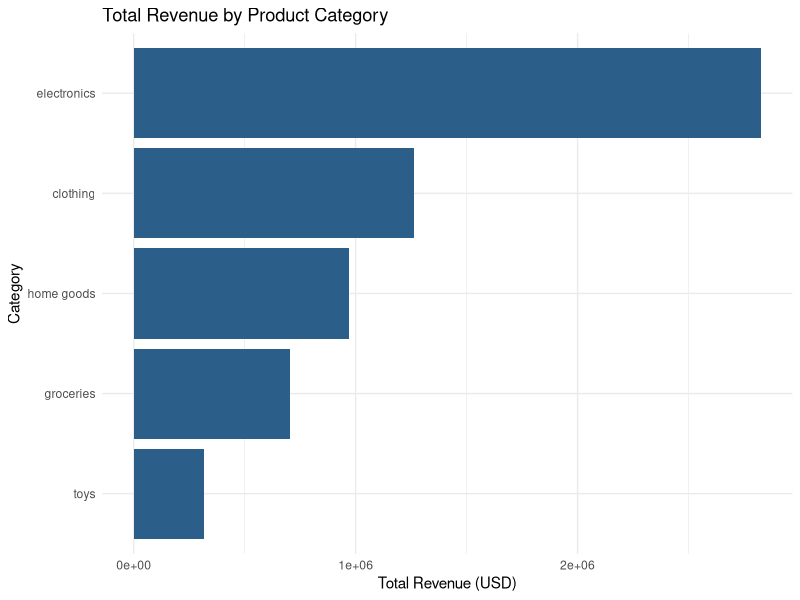
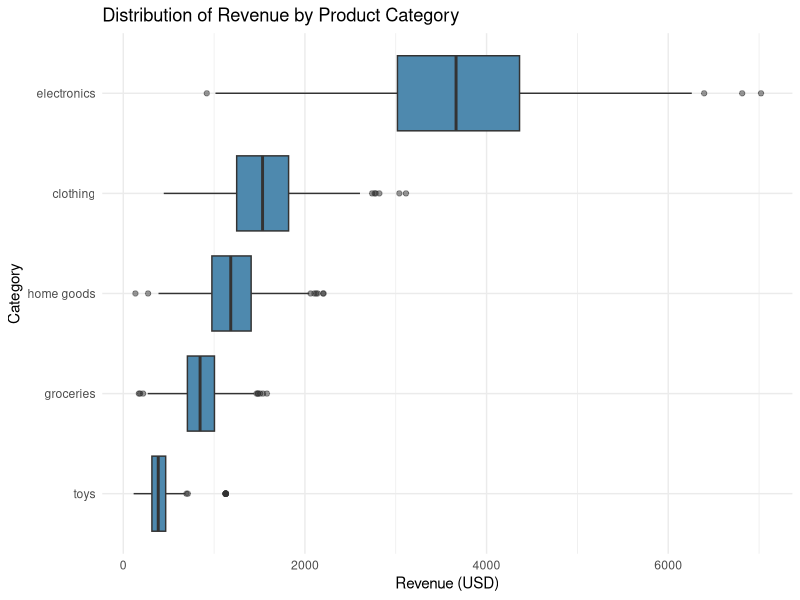

R code for these plots, in order:
## ---- chunk 1
#| message: false
library(tidyverse)

sales <- read_csv("retail_sales.csv", show_col_types = FALSE)
glimpse(sales)
## ---- chunk 2
sales |>
  summarise(
    missing_units_sold = sum(is.na(units_sold)),
    missing_revenue = sum(is.na(revenue))
  )
## ---- chunk 3
sales_clean <- sales |>
  distinct() |>
  mutate(
    units_sold = if_else(
      is.na(units_sold),
      median(units_sold, na.rm = TRUE),
      as.numeric(units_sold)
    ),
    revenue = if_else(
      is.na(revenue),
      median(revenue, na.rm = TRUE),
      as.numeric(revenue)
    ),
    category_clean = category |>
      str_to_lower() |>
      str_replace_all("_", " ") |>
      str_squish() |>
      str_replace_all("\\bcloth ing\\b", "clothing")
  )

distinct(sales_clean, category_clean)
## ---- chunk 4
rev_by_store <- sales_clean |>
  group_by(store) |>
  summarise(total_revenue = sum(revenue, na.rm = TRUE), .groups = "drop") |>
  arrange(desc(total_revenue))

rev_by_store
## ---- chunk 5
rev_by_category <- sales_clean |>
  group_by(category_clean) |>
  summarise(total_revenue = sum(revenue, na.rm = TRUE), .groups = "drop") |>
  arrange(desc(total_revenue))

rev_by_category
## ---- chunk 6
ggplot(
  rev_by_category,
  aes(x = reorder(category_clean, total_revenue), y = total_revenue)
) +
  geom_col(fill = "#2C5E8A") +
  coord_flip() +
  labs(
    title = "Total Revenue by Product Category",
    x = "Category",
    y = "Total Revenue (USD)"
  ) +
  theme_minimal()
## ---- chunk 7
#| echo: false
ggplot(
  sales_clean,
  aes(x = reorder(category_clean, revenue, FUN = median), y = revenue)
) +
  geom_boxplot(fill = "#4E89AE", outlier.alpha = 0.5) +
  coord_flip() +
  labs(
    title = "Distribution of Revenue by Product Category",
    x = "Category",
    y = "Revenue (USD)"
  ) +
  theme_minimal()
